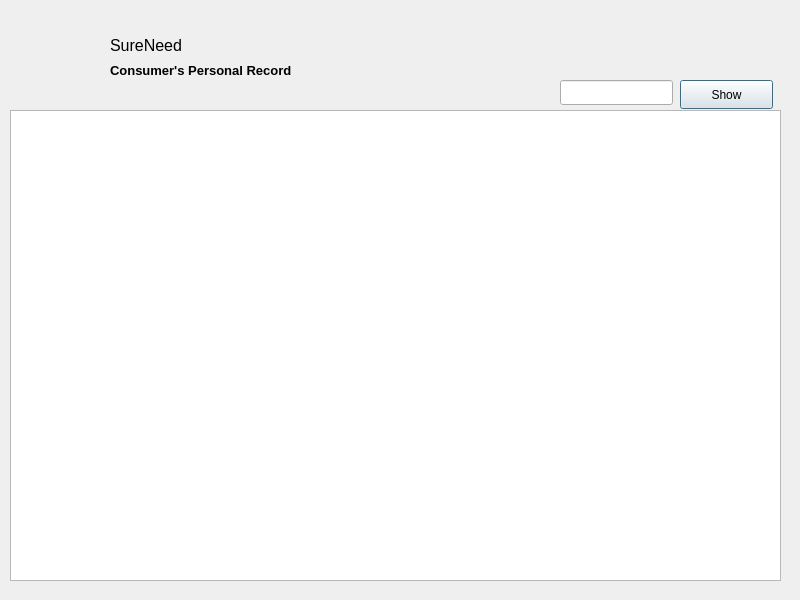
<?xml version="1.0" encoding="UTF-8"?>
<ui version="4.0">
 <class>Archive</class>
 <widget class="QDialog" name="Archive">
  <property name="geometry">
   <rect>
    <x>0</x>
    <y>0</y>
    <width>800</width>
    <height>600</height>
   </rect>
  </property>
  <property name="windowTitle">
   <string>Dialog</string>
  </property>
  <widget class="QLabel" name="label_13">
   <property name="geometry">
    <rect>
     <x>0</x>
     <y>0</y>
     <width>131</width>
     <height>91</height>
    </rect>
   </property>
   <property name="styleSheet">
    <string notr="true">QWidget{
image: url(&quot;C:/Users/clint/Pictures/sblood.png&quot;);
}</string>
   </property>
   <property name="text">
    <string/>
   </property>
  </widget>
  <widget class="QLabel" name="label_12">
   <property name="geometry">
    <rect>
     <x>110</x>
     <y>30</y>
     <width>201</width>
     <height>31</height>
    </rect>
   </property>
   <property name="font">
    <font>
     <pointsize>12</pointsize>
     <bold>false</bold>
    </font>
   </property>
   <property name="text">
    <string>SureNeed</string>
   </property>
  </widget>
  <widget class="QLabel" name="label_14">
   <property name="geometry">
    <rect>
     <x>110</x>
     <y>60</y>
     <width>231</width>
     <height>21</height>
    </rect>
   </property>
   <property name="font">
    <font>
     <pointsize>10</pointsize>
     <bold>true</bold>
    </font>
   </property>
   <property name="text">
    <string>Consumer's Personal Record</string>
   </property>
  </widget>
  <widget class="QPushButton" name="btnShowA">
   <property name="geometry">
    <rect>
     <x>680</x>
     <y>80</y>
     <width>93</width>
     <height>29</height>
    </rect>
   </property>
   <property name="text">
    <string>Show</string>
   </property>
  </widget>
  <widget class="QLineEdit" name="txtCID">
   <property name="geometry">
    <rect>
     <x>560</x>
     <y>80</y>
     <width>113</width>
     <height>25</height>
    </rect>
   </property>
  </widget>
  <widget class="QTableView" name="tableView">
   <property name="geometry">
    <rect>
     <x>10</x>
     <y>110</y>
     <width>771</width>
     <height>471</height>
    </rect>
   </property>
  </widget>
 </widget>
 <resources/>
 <connections/>
</ui>
